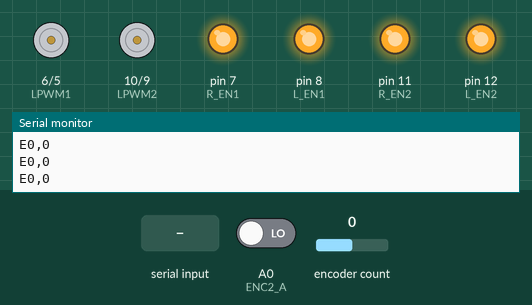
The sketch below on a simulated Arduino Uno, built with avr-gcc and run on an emulated ATmega328P. Parts: motor-driver pin pairs drawn as motors (green arrow = first pin HIGH = forward, orange = second pin HIGH = backward, longer = more drive), output pins drawn as LEDs (lit = HIGH), the last lines printed to the serial monitor. The test bench sets the inputs (shaded band); at power-on: A0 (ENC2_A) LOW, encoder count 0.

Above: at 1.2 s.
1.3 s: "V0.5,-0.3\n" received over Serial
At 2.9 s:
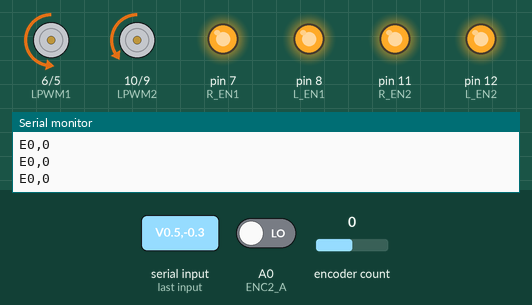
3.2 s: "V,1\n" received over Serial
At 4.0 s:
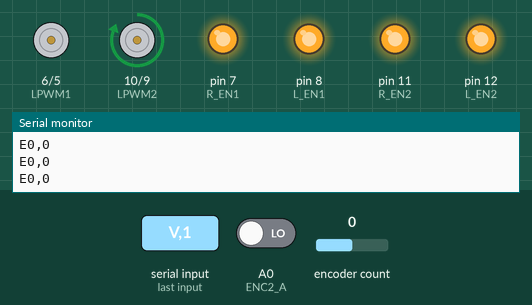
Timing chart, 0 to 6.2 s (numbered marks = the images above; inputs shaded):
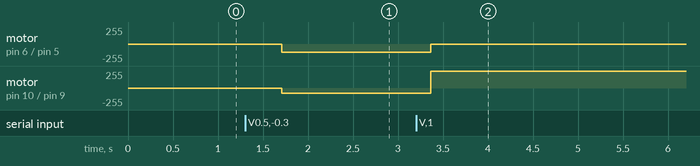

Measured:
- after the input at 1.3 s, motor on pin 6 (LPWM1) / pin 5 (RPWM1): stopped → backward 127/255 after 0.41 s; motor on pin 10 (LPWM2) / pin 9 (RPWM2): stopped → backward 76/255 after 0.41 s
- after the input at 3.2 s, motor on pin 6 (LPWM1) / pin 5 (RPWM1): backward 127/255 → stopped after 0.16 s; motor on pin 10 (LPWM2) / pin 9 (RPWM2): backward 76/255 → forward 255/255 after 0.16 s

The sketch:

motor_control.ino
```cpp
#include <Encoder.h>

// ===== Motor Driver Pins (YOUR CONFIGURATION) =====
#define RPWM1 5 // Right PWM Motor 1
#define LPWM1 6 // Left PWM Motor 1
#define R_EN1 7 // Right Enable Motor 1
#define L_EN1 8 // Left Enable Motor 1

#define RPWM2 9  // Right PWM Motor 2
#define LPWM2 10 // Left PWM Motor 2
#define R_EN2 11 // Right Enable Motor 2
#define L_EN2 12 // Left Enable Motor 2

// ===== Encoder Pins =====
Encoder enc1(2, 3); // Motor 1 encoder (interrupt pins)
#define ENC2_A A0   // Motor 2 encoder (polled)
#define ENC2_B A1

// ===== Constants =====
const int BAUD_RATE = 115200;
const int CONTROL_RATE = 50; // Hz (20ms interval)

// ===== Global Variables =====
long enc2_count = 0;          // Motor 2 tick counter
bool last_ENC2_A_state = LOW; // For ENC2 polling
float speed1 = 0, speed2 = 0; // Motor speeds (-1.0 to 1.0)

void setup()
{
    // Initialize motor control pins
    pinMode(RPWM1, OUTPUT);
    pinMode(LPWM1, OUTPUT);
    pinMode(R_EN1, OUTPUT);
    pinMode(L_EN1, OUTPUT);
    pinMode(RPWM2, OUTPUT);
    pinMode(LPWM2, OUTPUT);
    pinMode(R_EN2, OUTPUT);
    pinMode(L_EN2, OUTPUT);

    // Enable motor drivers (always HIGH for BTS7960)
    digitalWrite(R_EN1, HIGH);
    digitalWrite(L_EN1, HIGH);
    digitalWrite(R_EN2, HIGH);
    digitalWrite(L_EN2, HIGH);

    // Initialize encoder pins
    pinMode(ENC2_A, INPUT);
    pinMode(ENC2_B, INPUT);

    Serial.begin(BAUD_RATE);
}

void loop()
{
    static unsigned long last_control_time = 0;

    // 1. Poll non-interrupt encoder (ENC2)
    pollEncoder2();

    // 2. Run control logic at fixed interval
    if (millis() - last_control_time >= (1000 / CONTROL_RATE))
    {
        processSerialCommands();
        updateMotors();
        sendEncoderData();
        last_control_time = millis();
    }
}

// Poll ENC2 (A0/A1) manually since not interrupt-capable
void pollEncoder2()
{
    bool current_A = digitalRead(ENC2_A);
    if (current_A != last_ENC2_A_state)
    {
        bool current_B = digitalRead(ENC2_B);
        enc2_count += (current_A == current_B) ? 1 : -1;
        last_ENC2_A_state = current_A;
    }
}

// Handle incoming serial commands (from ROS)
void processSerialCommands()
{
    if (Serial.available())
    {
        String cmd = Serial.readStringUntil('\n');
        cmd.trim();

        // Expected format: "V<speed1>,<speed2>" (e.g., "V0.5,-0.3")
        if (cmd.startsWith("V"))
        {
            int comma_pos = cmd.indexOf(',');
            if (comma_pos != -1)
            {
                speed1 = cmd.substring(1, comma_pos).toFloat();
                speed2 = cmd.substring(comma_pos + 1).toFloat();
            }
        }
    }
}

// Drive motors with speed range [-1.0, 1.0]
void updateMotors()
{
    // Constrain speeds to valid range
    speed1 = constrain(speed1, -1.0, 1.0);
    speed2 = constrain(speed2, -1.0, 1.0);

      // Motor 1 (convert -1.0->1.0 to PWM)
    if (speed1 >= 0)
    {
        analogWrite(RPWM1, speed1 * 255);
        analogWrite(LPWM1, 0);
    }
    else
    {
        analogWrite(RPWM1, 0);
        analogWrite(LPWM1, -speed1 * 255);
    }

    // Motor 2 (inverted)
    if (speed2 >= 0)
    {
    analogWrite(RPWM2, 0);
    analogWrite(LPWM2, speed2 * 255);
    }
    else
    {
    analogWrite(RPWM2, -speed2 * 255);
    analogWrite(LPWM2, 0);
    }

}

// Send encoder data to ROS (format: "E<ticks1>,<ticks2>")
void sendEncoderData()
{
    Serial.print("E");
    Serial.print(enc1.read()); // Motor 1 ticks (from Encoder lib)
    Serial.print(",");
    Serial.println(enc2_count); // Motor 2 ticks (polled)
}
```
